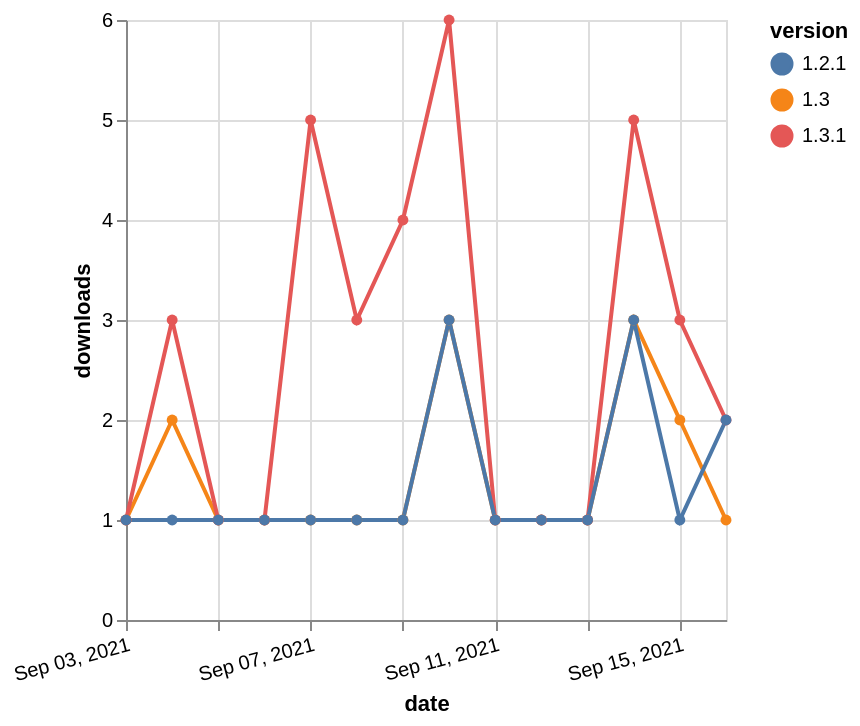

The Vega-Lite source for this figure:
### Vega-Lite specification from a JSON file in a GitHub repository (floating-point values rounded to 4 significant figures)
{"$schema": "https://vega.github.io/schema/vega-lite/v5.json", "description": "A simple bar chart with embedded data.", "data": {"values": [{"date": "2021-09-03", "total": 465, "delta": 1, "version": "1.3"}, {"date": "2021-09-04", "total": 467, "delta": 2, "version": "1.3"}, {"date": "2021-09-05", "total": 468, "delta": 1, "version": "1.3"}, {"date": "2021-09-06", "total": 469, "delta": 1, "version": "1.3"}, {"date": "2021-09-07", "total": 470, "delta": 1, "version": "1.3"}, {"date": "2021-09-08", "total": 471, "delta": 1, "version": "1.3"}, {"date": "2021-09-09", "total": 472, "delta": 1, "version": "1.3"}, {"date": "2021-09-10", "total": 475, "delta": 3, "version": "1.3"}, {"date": "2021-09-11", "total": 476, "delta": 1, "version": "1.3"}, {"date": "2021-09-12", "total": 477, "delta": 1, "version": "1.3"}, {"date": "2021-09-13", "total": 478, "delta": 1, "version": "1.3"}, {"date": "2021-09-14", "total": 481, "delta": 3, "version": "1.3"}, {"date": "2021-09-15", "total": 483, "delta": 2, "version": "1.3"}, {"date": "2021-09-16", "total": 484, "delta": 1, "version": "1.3"}, {"date": "2021-09-03", "total": 960, "delta": 1, "version": "1.3.1"}, {"date": "2021-09-04", "total": 963, "delta": 3, "version": "1.3.1"}, {"date": "2021-09-05", "total": 964, "delta": 1, "version": "1.3.1"}, {"date": "2021-09-06", "total": 965, "delta": 1, "version": "1.3.1"}, {"date": "2021-09-07", "total": 970, "delta": 5, "version": "1.3.1"}, {"date": "2021-09-08", "total": 973, "delta": 3, "version": "1.3.1"}, {"date": "2021-09-09", "total": 977, "delta": 4, "version": "1.3.1"}, {"date": "2021-09-10", "total": 983, "delta": 6, "version": "1.3.1"}, {"date": "2021-09-11", "total": 984, "delta": 1, "version": "1.3.1"}, {"date": "2021-09-12", "total": 985, "delta": 1, "version": "1.3.1"}, {"date": "2021-09-13", "total": 986, "delta": 1, "version": "1.3.1"}, {"date": "2021-09-14", "total": 991, "delta": 5, "version": "1.3.1"}, {"date": "2021-09-15", "total": 994, "delta": 3, "version": "1.3.1"}, {"date": "2021-09-16", "total": 996, "delta": 2, "version": "1.3.1"}, {"date": "2021-09-03", "total": 425, "delta": 1, "version": "1.2.1"}, {"date": "2021-09-04", "total": 426, "delta": 1, "version": "1.2.1"}, {"date": "2021-09-05", "total": 427, "delta": 1, "version": "1.2.1"}, {"date": "2021-09-06", "total": 428, "delta": 1, "version": "1.2.1"}, {"date": "2021-09-07", "total": 429, "delta": 1, "version": "1.2.1"}, {"date": "2021-09-08", "total": 430, "delta": 1, "version": "1.2.1"}, {"date": "2021-09-09", "total": 431, "delta": 1, "version": "1.2.1"}, {"date": "2021-09-10", "total": 434, "delta": 3, "version": "1.2.1"}, {"date": "2021-09-11", "total": 435, "delta": 1, "version": "1.2.1"}, {"date": "2021-09-12", "total": 436, "delta": 1, "version": "1.2.1"}, {"date": "2021-09-13", "total": 437, "delta": 1, "version": "1.2.1"}, {"date": "2021-09-14", "total": 440, "delta": 3, "version": "1.2.1"}, {"date": "2021-09-15", "total": 441, "delta": 1, "version": "1.2.1"}, {"date": "2021-09-16", "total": 443, "delta": 2, "version": "1.2.1"}]}, "width": "container", "mark": {"type": "line", "point": {"filled": true}}, "encoding": {"x": {"field": "date", "type": "temporal", "timeUnit": "yearmonthdate", "title": "date", "axis": {"labelAngle": -15}}, "y": {"field": "delta", "type": "quantitative", "title": "downloads"}, "color": {"field": "version", "type": "nominal"}, "tooltip": {"field": "delta"}}}
